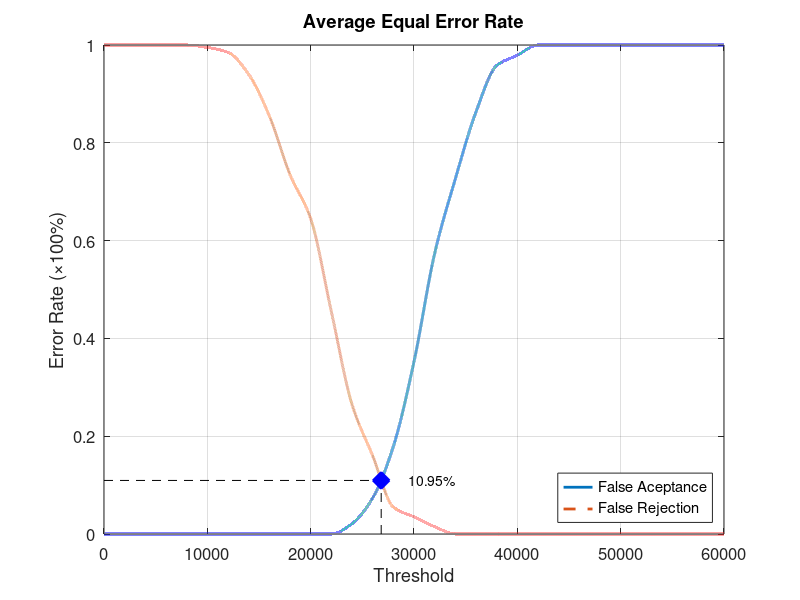
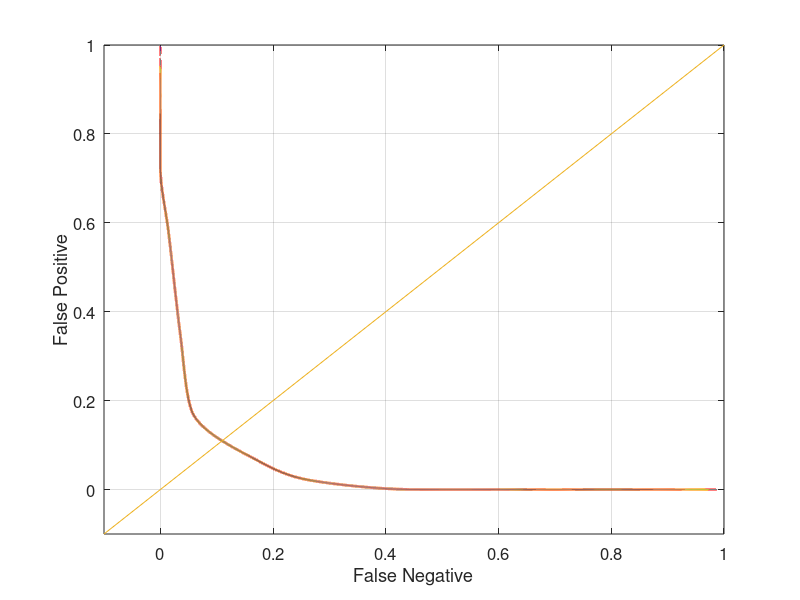

MATLAB code to generate these figures, in order:
function yEER = Database2_4
close all;
clear;
clc;
x = 0:2000:60000;
xq = 0:0.5:60000;

y0 = [0 0 0 0 0 0 0 0 0 0 0 0 0.0210526 0.0736842 0.178947 0.352632 0.573684 0.726316 0.863158 0.957895 0.978947 1 1 1 1 1 1 1 1 1 1];
yy0 = interp1(x, y0, xq, 'pchip');
y1 = [1 1 1 1 1 0.995 0.985 0.94 0.855 0.735 0.645 0.455 0.265 0.16 0.055 0.035 0.015 0 0 0 0 0 0 0 0 0 0 0 0 0 0];
yy1 = interp1(x, y1, xq, 'pchip');

% Calculating EER: 
y2 = abs(y0 - y1);
find(y2 == min(y2))
yy2 = abs(yy0 - yy1);
xEER = find(yy2 == min(yy2));
xEERIndex = xq(xEER) % X-axis EER
yEER = yy0(xEER) % Y-axis EER

main = figure
plot(xq, yy0,'-','LineWidth', 2);	hold on
plot(xq, yy1,'--','LineWidth', 2);	hold on
plot([xEERIndex xEERIndex], [0 yEER], 'k--');	hold on
plot([0 xEERIndex], [yEER yEER], 'k--');	hold on
plot(xEERIndex, yEER, 'bx', 'LineWidth', 10);	hold on
text(xEERIndex + 10 * xEERIndex / 100, yEER, [num2str(round((10000 * yEER)) / 100) '%'])
legend('False Aceptance', 'False Rejection', 'Location', 'SouthEast')
xlabel('Threshold')
ylabel('Error Rate (\times100%)')
title('Average Equal Error Rate')
set(gca, 'FontSize', 12)
axis([0 60000 0 1])
grid on

print(main, 'Database2_4Main', '-dpng');
FNRxFPR = figure('Color', [1 1 1]);
plot(yy1, yy0, '-', yy1, yy0, 'LineWidth', 2);
hold on
y = -0.1:0.1:1
plot(y, y); 
set(gca, 'FontSize', 12)
xlabel('False Negative')
ylabel('False Positive')
axis([-0.1 1 -0.1 1])
set(gca, 'FontSize', 12)
grid on

print(FNRxFPR, 'Database2_4FNRxFPR','-dpng');
end
